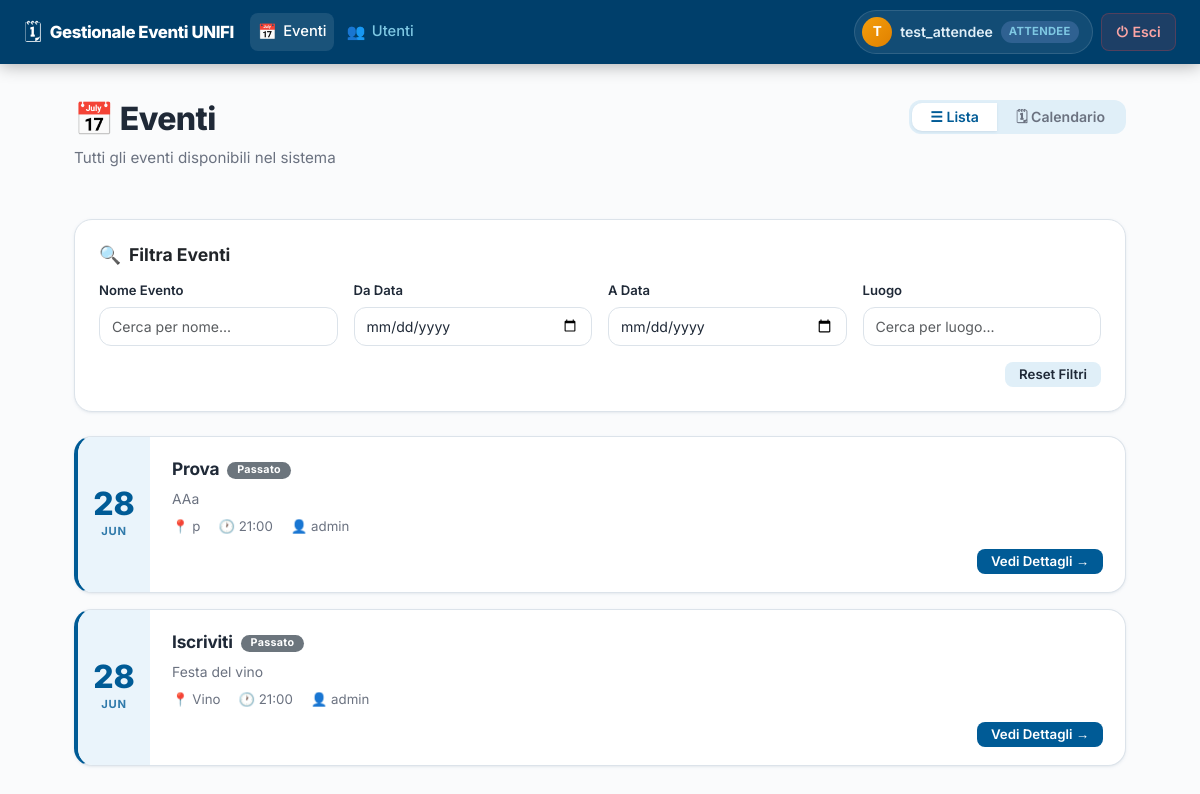
Page / (signed in) on the earlier database version.
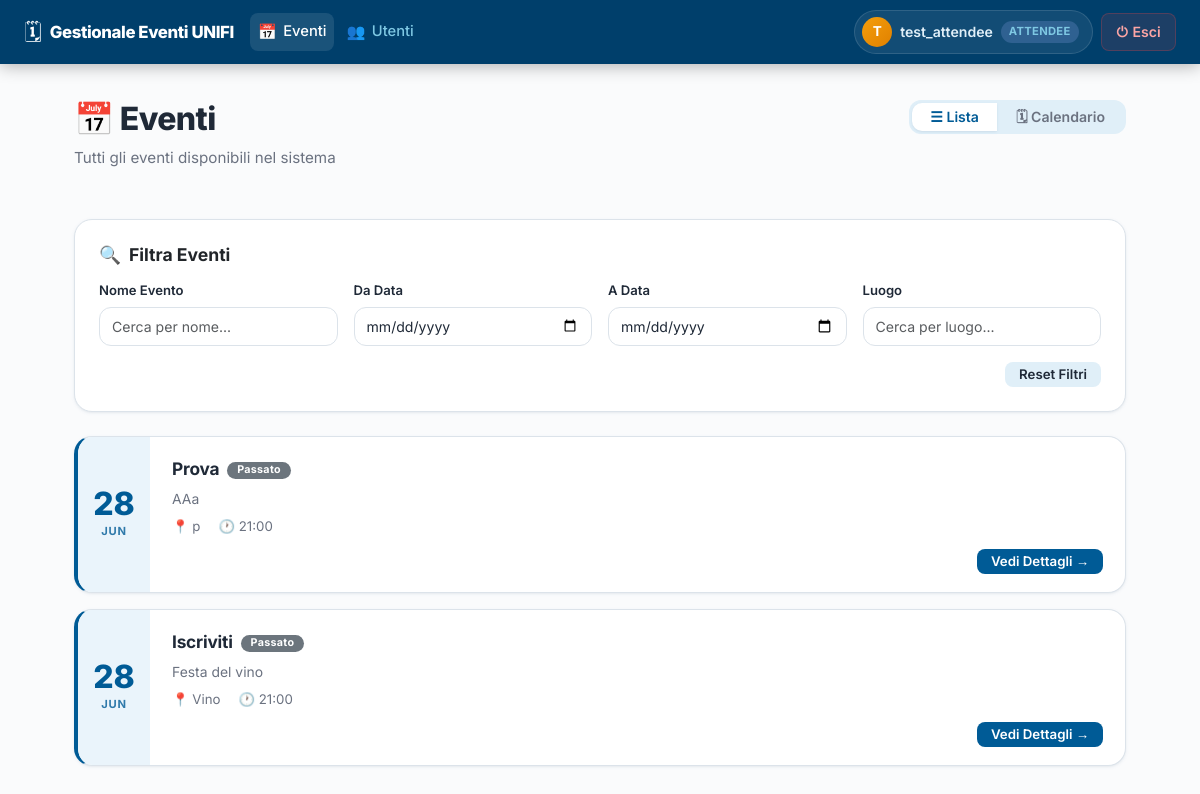
Same page on the later database version.
### events/models.py (models this page shows, shortened)
class Event(models.Model):
    TIPO_CHOICES = [
        ('PUBLIC', 'Pubblico'),
        ('PRIVATE', 'Privato'),
    ]
    tipo = models.CharField(max_length=10, choices=TIPO_CHOICES, default='PUBLIC')
    title = models.CharField(max_length=200)
    description = models.TextField()
    date_time_start = models.DateTimeField(default=datetime.now())
    date_time_end = models.DateTimeField(default= datetime(2026, 6, 30, 23, 47, 15))
    location = models.CharField(max_length=200)
    supervisor = models.ForeignKey(
        settings.AUTH_USER_MODEL,
        on_delete=models.SET_NULL,
        null=True,
        related_name='supervised_events'
    )
    organizers = models.ManyToManyField(
        settings.AUTH_USER_MODEL,
        related_name='organized_events'
    )
    stato = models.IntegerField(default=0)
    @property
    def stato_evento(self):
        now = timezone.now()
        if self.date_time_start > now:
            return 'PROGRAMMATO'
        if self.date_time_end < now:
            return 'PASSATO'
        return 'IN_CORSO'
    def get_absolute_url(self):
        return reverse('dettaglio_evento', kwargs={'pk': self.pk})

### users/models.py (models this page shows, shortened)
class CustomUser(AbstractUser):
    RUOLO_CHOICES = [
        ('ORGANIZER', 'Organizzatore'),
        ('ATTENDEE', 'Partecipante'),
    ]
    ruolo = models.CharField(max_length=20, choices=RUOLO_CHOICES, default='ATTENDEE')
    telefono = models.CharField(max_length=15, blank=True, null=True)
    organizer_attivo = models.BooleanField(default=True)

### events/views.py (the view)
# urls.py: path('', EventListView.as_view(), name='lista_eventi'),
class EventListView(LoginRequiredMixin, ListView):
    model = Event
    template_name = 'events/lista_eventi.html'
    context_object_name = 'eventi'
    def get_queryset(self):
        user = self.request.user
        if user.ruolo == 'ORGANIZER' or user.is_superuser:
            qs = Event.objects.all()
        else:
            qs = Event.objects.filter(
                Q(registration__user=user) |
                Q(invitations__invitee=user, invitations__rifiutato=False) |
                Q(publicevent__public_visibility=True)
            ).distinct()
        return qs.order_by('-date_time_start')[:20]

### events/templates/events/lista_eventi.html (shortened to what the changed rows need)
{% extends 'events/base.html' %}
{% load static %}
{% block content %}
<div class="page-header d-flex flex-wrap justify-content-between align-items-start gap-3">
    <div>
        <h1 class="page-title">📅 Eventi</h1>
    </div>
</div>
<div id="list-view">
    {% if eventi %}
    {% for evento in eventi %}
    <div class="card event-card mb-3" data-title="{{ evento.title }}" data-date="{{ evento.date_time_start|date:'Y-m-d H:i' }}"
        data-location="{{ evento.location }}">
        <div class="event-card-inner">
            <div class="event-date-chip">
                <span class="event-day">{{ evento.date_time_start|date:"d" }}</span>
                <span class="event-month">{{ evento.date_time_start|date:"M" }}</span>
            </div>
            <div class="event-content">
                <div class="event-title">
                    {{ evento.title }}
                    {% if evento.stato_evento == 'PROGRAMMATO' %}
                    <span class="badge bg-primary ms-1" style="font-size:.62em; vertical-align:middle;">Programmato</span>
                    {% elif evento.stato_evento == 'IN_CORSO' %}
                    <span class="badge bg-success ms-1" style="font-size:.62em; vertical-align:middle;">In corso</span>
                    {% else %}
                    <span class="badge bg-secondary ms-1" style="font-size:.62em; vertical-align:middle;">Passato</span>
                    {% endif %}
                </div>
                {% if evento.description %}
                <div class="event-description">{{ evento.description }}</div>
                {% endif %}
                <div class="event-meta-row">
                    <span>📍 {{ evento.location }}</span>
                    <span>🕐 {{ evento.date_time_start|date:"H:i" }}</span>
                    {% if evento.supervisor %}
                    <span>👤 {{ evento.supervisor.username }}</span>
                    {% endif %}
                </div>
                <div class="event-footer">
                    <a href="{{ evento.get_absolute_url }}" class="btn btn-sm">Vedi Dettagli →</a>
                </div>
            </div>
        </div>
    </div>
    {% endfor %}
    {% endif %}
</div>
{% endblock %}
{% block extra_head %}
<link href='https://cdn.jsdelivr.net/npm/fullcalendar@6.1.11/index.global.min.css' rel='stylesheet' />
{% endblock %}

Differences in the rows shown:
changed Event "Prova": supervisor_id 1 → empty (drawn); supervisor.username "admin" → (not shown)
changed Event "Iscriviti": supervisor_id 1 → empty (drawn); supervisor.username "admin" → (not shown)
